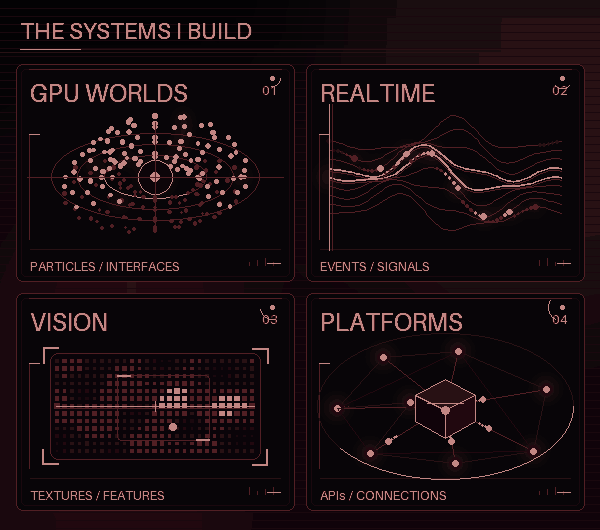
#> input picture systems-reel-mobile-still.png, 600 x 530 px
$ python -i generate_motion.py   (imports and definitions only)
#> lines starting #> are read from the running program, lines starting #| are printed output that depends on the picture
### scripts/profile_data.py
#!/usr/bin/env python3
"""Load and validate the public profile's canonical factual data."""

from __future__ import annotations

import argparse
import hashlib
import json
import re
from pathlib import Path
from typing import Any


ROOT = Path(__file__).resolve().parents[1]
DEFAULT_DATA_PATH = ROOT / "data" / "profile.json"
DEFAULT_TOKENS_PATH = ROOT / "design" / "yor-tokens.json"
DEFAULT_AUDIT_PATH = ROOT / "data" / "repo-audit.json"
PHONE_PATTERN = re.compile(r"(?:\+?91[\s.-]?)?[6-9]\d{4}[\s.-]?\d{5}")
REQUIRED_PROJECT_IDS = {"portfolio", "vision", "zenith", "helios", "token-usage", "talks"}
STALE_PUBLIC_CLAIMS = {
    "yorayriniwnl@gmail.com",
    "deep learning",
    "convolutional neural network",
}


class ProfileDataError(ValueError):
    """Raised when canonical profile data violates a publishing contract."""


def load_design_tokens(path: Path = DEFAULT_TOKENS_PATH) -> dict[str, Any]:
    """Load the shared visual contract used by profile asset generation."""
    with path.open(encoding="utf-8") as stream:
        tokens = json.load(stream)
    if tokens.get("schema_version") != 1:
        raise ProfileDataError("unsupported design token schema version")
    return tokens


def load_profile(path: Path = DEFAULT_DATA_PATH) -> dict[str, Any]:
    with path.open(encoding="utf-8") as stream:
        profile = json.load(stream)
    validate_profile(profile)
    return profile


# [268 lines left out: functions load_repository_audit, _require, _validate_public_content, _validate_projects, _validate_hero, _validate_design_tokens and 3 more, not called in this run]


# [2 lines that do not run on import are left out]

### scripts/generate_motion.py
#!/usr/bin/env python3
"""Render a six-world systems reel and reduced-motion posters.

The imagery is an illustrative motion study, not simulated live telemetry.
Each scene has its own visual world so motion explains the product domain
without pretending to be production data. No external assets or fonts are used.
"""

from __future__ import annotations

import math
import sys
from functools import lru_cache
from io import BytesIO
from pathlib import Path

from PIL import Image, ImageChops, ImageDraw, ImageFilter, ImageFont

SCRIPT_DIR = Path(__file__).resolve().parent
if str(SCRIPT_DIR) not in sys.path:
    sys.path.insert(0, str(SCRIPT_DIR))

from profile_data import load_design_tokens, load_profile

ROOT = SCRIPT_DIR.parent
OUT_DIR = ROOT / "generated"
WIDTH, HEIGHT = 1200, 480
MOBILE_SIZE = (600, 760)
# A near-four-second loop at 70 ms/frame keeps the motion fluid while
# respecting GitHub profile transfer budgets on both desktop and mobile.
FRAME_COUNT = 54
FRAME_DURATION = 70
# [1 line that did not run here, left out]
# [1 line that did not run here, left out]
# [1 line that did not run here, left out]
# [1 line that did not run here, left out]
TAU = math.tau


def rgb(value):
    return tuple(int(value.lstrip("#")[i:i + 2], 16) for i in (0, 2, 4))


# [1 line that did not run here, left out]
# [1 line that did not run here, left out]
# [1 line that did not run here, left out]
# [1 line that did not run here, left out]
# [1 line that did not run here, left out]


def motion_palette(canvas, deep, accent, signal, paper, line):
    return tuple(rgb(value) for value in (canvas, deep, accent, signal, paper, line))


def world_motion_palette(kind):
    world = WORLD_TOKENS[kind]
    return motion_palette(
        world["canvas"],
        world["surface_alt"],
        world["accent"],
        world["accent_soft"],
        world["ink"],
        world["line"],
    )


# [4 lines that did not run here, left out]


@lru_cache(maxsize=12)
def font(size):
    return ImageFont.load_default(size=size)


def mix(left, right, amount):
    return tuple(round(a + (b - a) * amount) for a, b in zip(left, right))


# [5 lines left out: function project, not called in this run]


def point(draw, x, y, radius, color):
    draw.ellipse((x - radius, y - radius, x + radius, y + radius), fill=color)


def rgba(color, alpha):
    return (*color, max(0, min(255, int(alpha))))


# [204 lines left out: functions glow_point, draw_particles, draw_streams, draw_solar, draw_vision, draw_network and 1 more, not called in this run]


# [8 lines that did not run here, left out]


def build_backdrop(size, phase):
    width, height = size
    frame = Image.new("RGB", size)
    draw = ImageDraw.Draw(frame)
    base_canvas, base_deep, base_accent, base_signal, base_paper, base_line = MOTION_PALETTES["portfolio"]
    top = mix(base_canvas, base_deep, .34)
    bottom = mix(base_deep, base_canvas, .38)
    for y in range(height):
        t = y / max(1, height - 1)
        draw.line((0, y, width, y), fill=mix(top, bottom, t))
    atmosphere = Image.new("RGBA", size, (0, 0, 0, 0))
    atmosphere_draw = ImageDraw.Draw(atmosphere)
    atmosphere_draw.ellipse((width * .02, height * .15, width * .42, height * 1.1), fill=rgba(base_accent, 38))
    atmosphere_draw.ellipse((width * .54, -height * .5, width * 1.08, height * .75), fill=rgba(base_signal, 34))
    atmosphere = atmosphere.filter(ImageFilter.GaussianBlur(max(12, height // 7)))
    frame = Image.alpha_composite(frame.convert("RGBA"), atmosphere).convert("RGB")
    draw = ImageDraw.Draw(frame)
    for y in range(8, height, 8):
        draw.line((0, y, width, y), fill=mix(base_canvas, base_line, .44), width=1)
    scan_y = int(52 + ((phase * .72) % 1) * max(1, height - 62))
    draw.line((0, scan_y, width, scan_y), fill=mix(base_line, base_signal, .52), width=1)
    return frame


# [44 lines left out: functions _clip_layer, render_scene, draw_panel_hud, not called in this run]


def build_frame(frame_index, mobile=False, compact=True):
    phase = (frame_index % FRAME_COUNT) / FRAME_COUNT
    size = MOBILE_SIZE if mobile else (WIDTH, HEIGHT)
    frame = build_backdrop(size, phase)
    draw = ImageDraw.Draw(frame)
    columns = 2 if mobile else 3
    margin, gap, top = 16, 12, 64
    panel_w = (size[0] - 2 * margin - (columns - 1) * gap) // columns
    panel_h = 210 if mobile else 200
    base_palette = MOTION_PALETTES["portfolio"]
    base_canvas, base_deep, base_accent, base_signal, base_paper, base_line = base_palette
    draw.text((20, 16), "YOR // SYSTEMS ATLAS", font=font(23), fill=base_paper)
    if not mobile:
        draw.text((930, 22), "06 WORLDS / ONE RED SIGNAL", font=font(13), fill=mix(base_paper, base_line, .5))
    draw.line((20, 49, size[0] - 20, 49), fill=base_line, width=1)
    draw.line((20, 49, 80, 49), fill=base_signal, width=1)

    for index, (code, label, note, renderer, colors) in enumerate(SCENES):
        left = margin + (index % columns) * (panel_w + gap)
        y = top + (index // columns) * (panel_h + gap)
        right, bottom = left + panel_w, y + panel_h
        canvas, deep, accent, signal, paper, line = colors
        draw.rounded_rectangle((left, y, right, bottom), radius=7, fill=canvas, outline=line, width=1)
        draw.rounded_rectangle((left + 5, y + 5, right - 5, bottom - 5), radius=5, outline=mix(line, paper, .18), width=1)
        draw.line((left + 13, y + 5, right - 13, y + 5), fill=accent, width=1)
        label_size = 12 if len(label) > 9 else (15 if len(label) > 7 else (20 if not mobile else 21))
        draw.text((left + 14, y + 13), label, font=font(label_size), fill=paper)
        draw.text((right - 32, y + 18), code, font=font(12), fill=accent)
        draw.line((left + 14, bottom - 32, right - 14, bottom - 32), fill=line, width=1)
        draw_panel_hud(draw, left, y, right, bottom, index, phase, colors)
        frame = render_scene(
            frame,
            renderer,
            (left + right) / 2,
            y + (113 if mobile else 104),
            phase,
            (left + 2, y + 38, right - 2, bottom - 26),
            colors,
        )
        draw = ImageDraw.Draw(frame)
        draw.text((left + 14, bottom - 23), note, font=font(12), fill=mix(paper, line, .28))
        draw.line((right - 27, bottom - 18, right - 14, bottom - 18), fill=accent, width=1)
    # The reel encoder applies a smaller shared palette later. Returning a
    # compact poster here keeps the reduced-motion PNG fallback lightweight
    # as well, without changing its dimensions or its visual hierarchy.
    if compact:
        return frame.quantize(colors=16, method=Image.Quantize.MEDIANCUT, dither=Image.Dither.NONE)
    return frame


# [27 lines left out: functions build_systems_reel_gif, main, not called in this run]


# [2 lines not run here, left out]

>>> import cv2
>>> picture = cv2.imread('../systems-reel-mobile-still.png', cv2.IMREAD_GRAYSCALE)
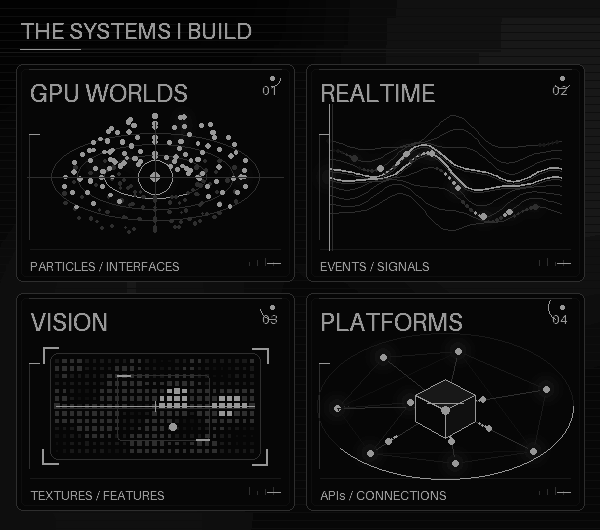
#> picture: shape (530, 600); min 2, max 151, mean 15
>>> result = build_frame(picture)
#> in build_frame, `phase = (frame_index % FRAME_COUNT) / FRAME_COUNT`:
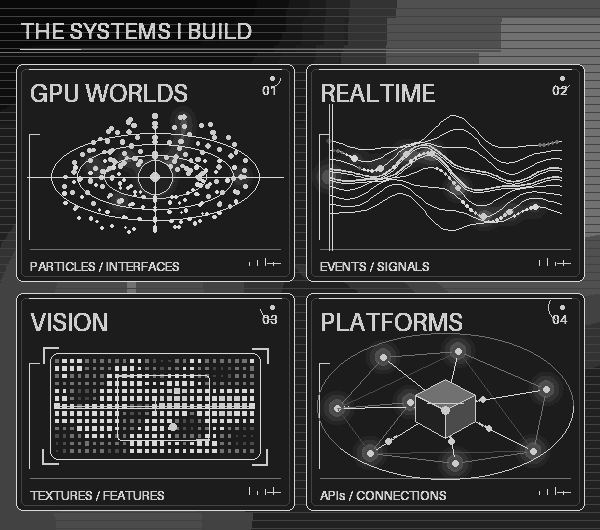
#> phase: shape (530, 600) float64; min 0.037, max 0.852, mean 0.207
#> in build_backdrop, `frame = Image.new("RGB", size)`: frame: PIL image 1200x480 RGB; every value is 0
#> (the run stopped early here; a loop or call above may not have finished)

$ run again, on systems-reel-mobile-v8-still.png
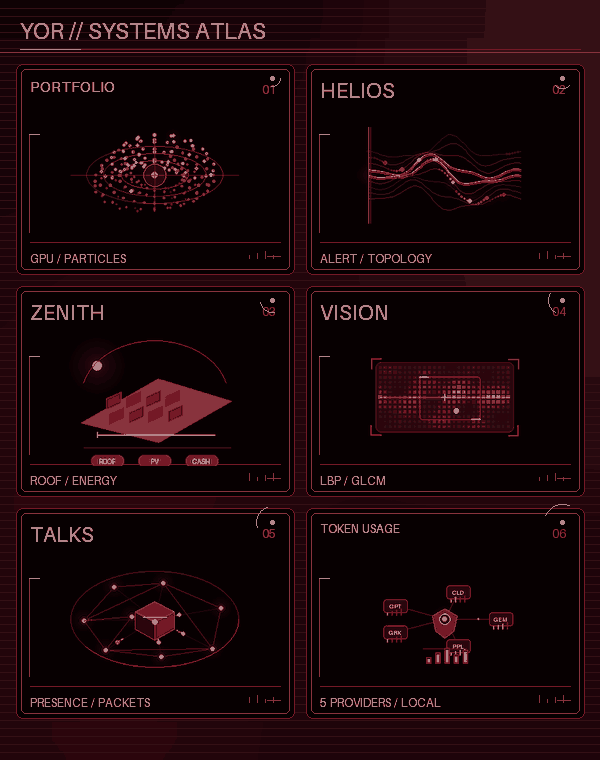
#> input picture systems-reel-mobile-v8-still.png, 600 x 760 px
#> `picture = cv2.imread('../systems-reel-mobile-still.png', cv2.IMREAD_GR..`:
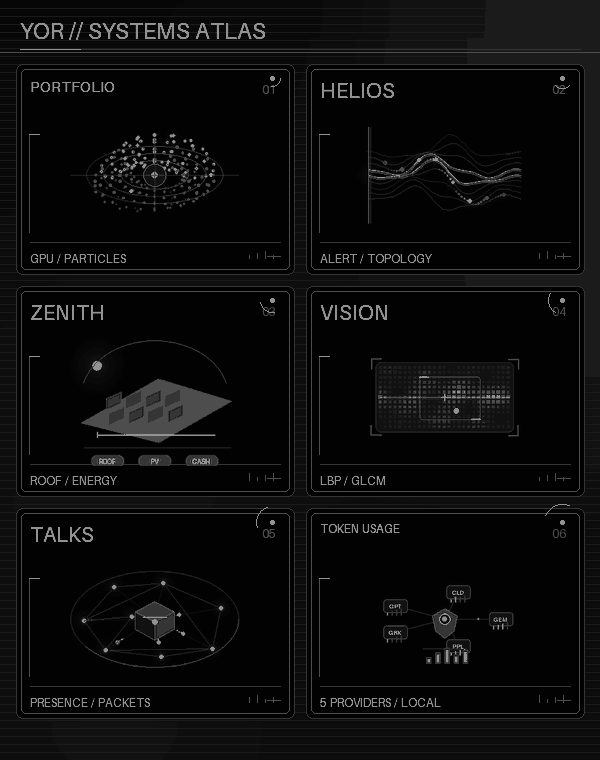
#> picture: shape (760, 600); min 1, max 146, mean 11.8
#> in build_frame, `phase = (frame_index % FRAME_COUNT) / FRAME_COUNT`:
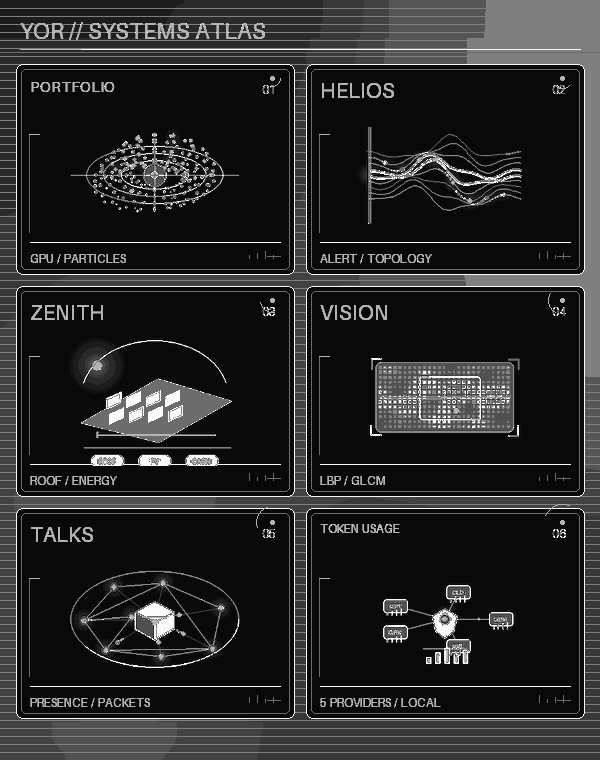
#> phase: shape (760, 600) float64; min 0.0185, max 0.981, mean 0.16
#> frame: PIL image 1200x480 RGB; every value is 0

$ run again, on systems-reel-still.png
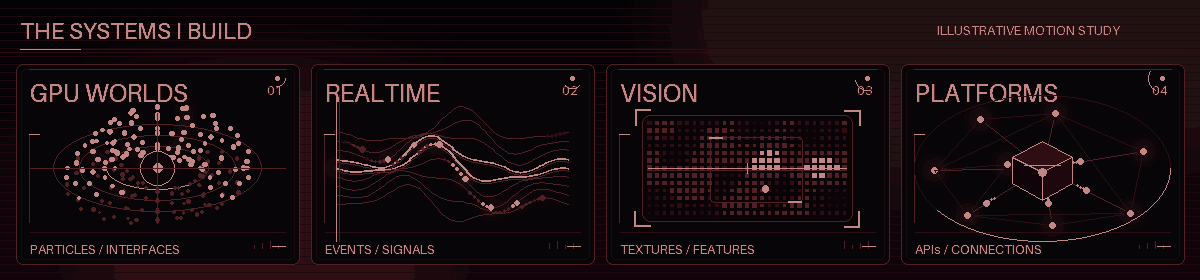
#> input picture systems-reel-still.png, 1200 x 280 px
#> `picture = cv2.imread('../systems-reel-mobile-still.png', cv2.IMREAD_GR..`:
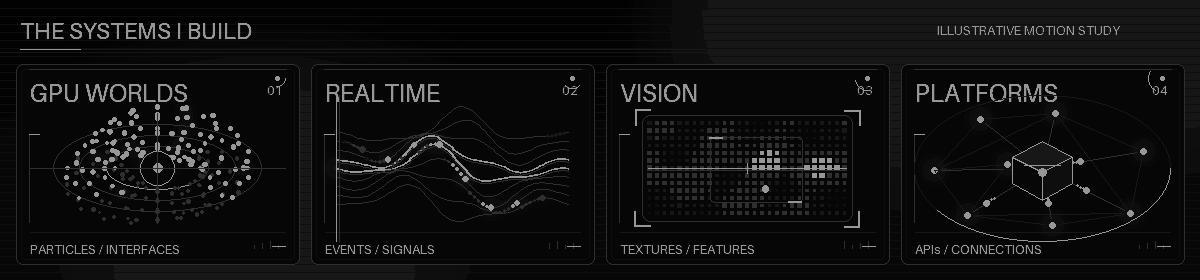
#> picture: shape (280, 1200); min 2, max 151, mean 15.5
#> in build_frame, `phase = (frame_index % FRAME_COUNT) / FRAME_COUNT`:
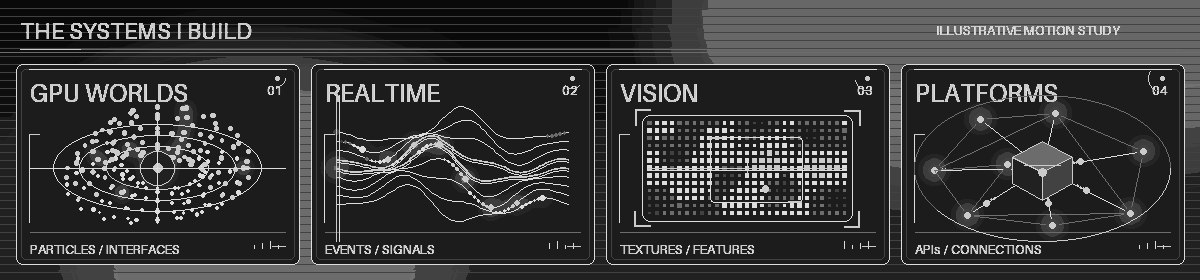
#> phase: shape (280, 1200) float64; min 0.037, max 0.87, mean 0.217
#> frame: PIL image 1200x480 RGB; every value is 0
